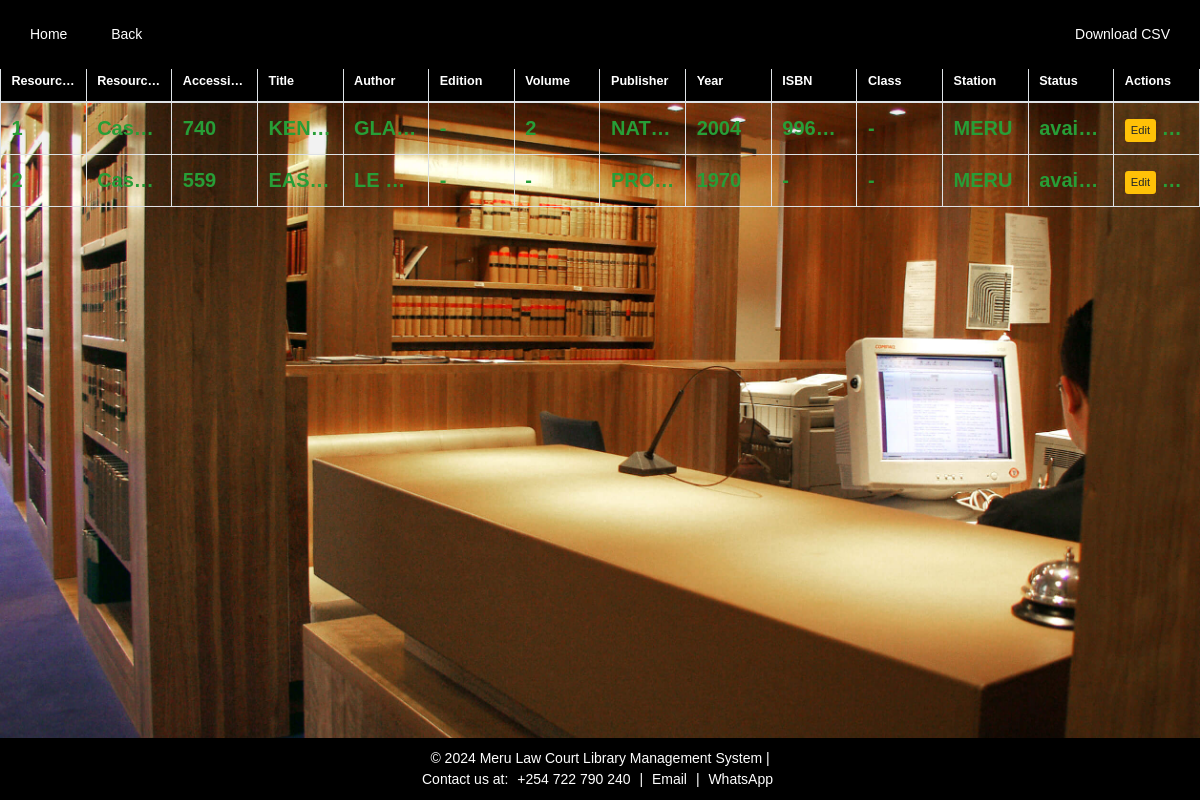
Page /case_books.php (signed in) on the earlier database version.
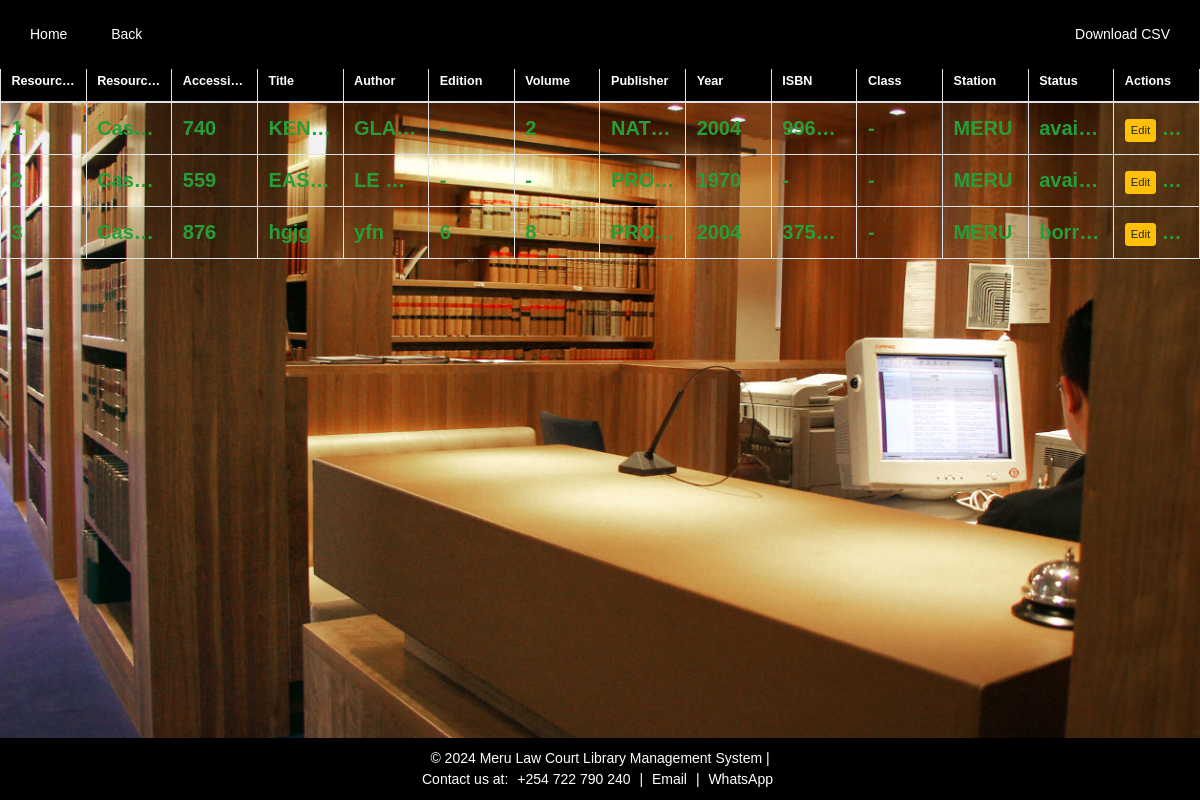
Same page on the later database version.
### tables this page shows
CREATE TABLE `resources` (
  `id` int(11) NOT NULL,
  `resource_number` int(11) NOT NULL,
  `accession_no` varchar(50) DEFAULT NULL,
  `title` varchar(255) DEFAULT NULL,
  `author` varchar(255) DEFAULT NULL,
  `edition` varchar(50) DEFAULT NULL,
  `volume` varchar(50) DEFAULT NULL,
  `publisher` varchar(255) DEFAULT NULL,
  `year_of_publication` year(4) DEFAULT NULL,
  `isbn` varchar(20) DEFAULT NULL,
  `class` varchar(50) DEFAULT NULL,
  `station` varchar(100) DEFAULT NULL,
  `status` enum('available','borrowed') DEFAULT 'available',
  `resource_type` enum('Case Book','Bound High Court Decision') NOT NULL,
  `index_number` varchar(255) DEFAULT NULL
);

### case_books.php (the view, shortened to what this page needs)
<?php
include 'db.php';
$stmt = $pdo->prepare("SELECT * FROM resources WHERE resource_type = 'Case Book' ORDER BY id");
$stmt->execute();
$resources = $stmt->fetchAll();
?>
<!DOCTYPE html>
<html lang="en">
<head>
    <link rel="stylesheet" href="https://stackpath.bootstrapcdn.com/bootstrap/4.5.2/css/bootstrap.min.css">
    <link rel="stylesheet" href="styles.css">
</head>
<body>
<div class="navbar-top">
    <div>
        <a href="index.php" class="btn btn-secondary">Home</a>
        <a href="view_resources.php" class="btn btn-secondary">Back</a>
    </div>
    <div>
        <a href="download.php" class="btn btn-primary">Download CSV</a>
    </div>
</div>
<div class="content-wrapper">
    <div class="table-container">
        <div class="table-responsive">
            <table class="table table-striped">
                <thead>
                    <tr class="tr">
                        <th class="sticky-header">Resource Number</th>
                        <th class="sticky-header">Resource Type</th>
                        <th class="sticky-header">Accession No</th>
                        <th class="sticky-header">Title</th>
                        <th class="sticky-header">Author</th>
                        <th class="sticky-header">Edition</th>
                        <th class="sticky-header">Volume</th>
                        <th class="sticky-header">Publisher</th>
                        <th class="sticky-header">Year</th>
                        <th class="sticky-header">ISBN</th>
                        <th class="sticky-header">Class</th>
                        <th class="sticky-header">Station</th>
                        <th class="sticky-header">Status</th>
                        <th class="sticky-header">Actions</th>
                    </tr>
                </thead>
                <tbody>
                    <?php foreach ($resources as $index => $resource): ?>
                    <tr class="resource-row">
                        <td><?php echo $index + 1; ?></td>
                        <td><?php echo htmlspecialchars($resource['resource_type'] ?? ''); ?></td>
                        <td><?php echo htmlspecialchars($resource['accession_no'] ?? ''); ?></td>
                        <td><?php echo htmlspecialchars($resource['title'] ?? ''); ?></td>
                        <td><?php echo htmlspecialchars($resource['author'] ?? ''); ?></td>
                        <td><?php echo htmlspecialchars($resource['edition'] ?? ''); ?></td>
                        <td><?php echo htmlspecialchars($resource['volume'] ?? ''); ?></td>
                        <td><?php echo htmlspecialchars($resource['publisher'] ?? ''); ?></td>
                        <td><?php echo htmlspecialchars($resource['year_of_publication'] ?? ''); ?></td>
                        <td><?php echo htmlspecialchars($resource['isbn'] ?? ''); ?></td>
                        <td><?php echo htmlspecialchars($resource['class'] ?? ''); ?></td>
                        <td><?php echo htmlspecialchars($resource['station'] ?? ''); ?></td>
                        <td><?php echo htmlspecialchars($resource['status'] ?? ''); ?></td>
                        <td>
                            <a href="edit_resource.php?id=<?php echo $resource['id']; ?>" class="btn btn-warning btn-sm">Edit</a>
                            <a href="?delete_id=<?php echo $resource['id']; ?>" class="btn btn-danger btn-sm" onclick="return confirm('Are you sure you want to delete this resource?');">Delete</a>
                        </td>
                    </tr>
                    <?php endforeach; ?>
                </tbody>
            </table>
        </div>
    </div>
</div>
<div class="navbar-bottom">
    <p>&copy; 2024 Meru Law Court Library Management System |
    <div class="social-icons">
        Contact us at: <i class="fas fa-phone-alt"></i> <a href="tel:+254722790240">+254 722 790 240</a> |
        <a href="mailto:catemuthoni19@gmail.com"><i class="fas fa-envelope"></i> Email</a> |
        <a href="https://wa.me/0722790240"><i class="fab fa-whatsapp"></i> WhatsApp</a>
    </div>
</div>
</body>
</html>

### styles.css (style rules this page uses)
body { font-family: Arial, sans-serif; background-color: #f0f8ff; background-image: url('R.jfif'); background-size: cover; background-position: center; background-repeat: no-repeat; background-attachment: fixed; color: #37bd0a; display: flex; flex-direction: column; min-height: 100vh; margin: 0; }
.content-wrapper { flex: 1; }
.navbar-top { background-color: #004085; padding: 10px; text-align: center; }
.navbar-top a { color: #fff; padding: 14px 20px; text-decoration: none; display: inline-block; }
.navbar-bottom { background-color: #28a745; color: #fff; padding: 10px 0; text-align: center; position: fixed; bottom: 0; width: 100%; z-index: 1000; }
.navbar-bottom a { color: #fff; margin: 0 10px; text-decoration: none; }
.navbar-bottom p { margin: 0; }
p, li { color: white; }
a { color: #0066cc; }
table { width: 100%; border-collapse: collapse; }
table, th, td { border: 1px solid #ddd; }
th, td { padding: 8px; text-align: left; }
th { background-color: #004085; color: white; }
.navbar-bottom { margin-top: auto; }
.resource-row { color: rgb(39, 158, 55); font-weight: bold; font-size: 20px; }

### case_books.php (style rules this page uses)
html, body { height: 100%; margin: 0; font-size: 14px; }
.content-wrapper { display: flex; justify-content: center; align-items: center; height: calc(100vh - 120px); width: 100vw; overflow: scroll; margin-top: 60px; }
.table-container { width: 100%; height: 100%; display: flex; flex-direction: column; }
.table-responsive { flex: 1; }
table { width: 100%; border-collapse: collapse; font-size: 0.9rem; table-layout: fixed; }
th, td { padding: 4px 6px; text-align: left; border: 1px solid #dee2e6; vertical-align: middle; height: 30px; overflow: hidden; text-overflow: ellipsis; white-space: nowrap; }
th { background-color: black; color: white; font-weight: bold; height: 35px; }
.navbar-bottom { background-color: black; color: white; padding: 10px; text-align: center; position: fixed; bottom: 0; width: 100%; z-index: 1000; }
.navbar-bottom a { margin: 0 5px; color: white; }
.navbar-top { background-color: black; padding: 10px; position: fixed; top: 0; width: 100%; display: flex; justify-content: space-between; align-items: center; z-index: 1000; }
.navbar-top .btn { color: white; background-color: transparent; border: none; }
.sticky-header { background-color: black; color: white; text-align: left; font-weight: bold; position: sticky; top: 0; z-index: 100; }
.btn-sm { font-size: 0.8rem; padding: 2px 5px; }

Differences in the rows shown:
added resources: resource_type "Cas…", accession_no "876", title "hgjg", author "yfn", edition "6", volume "8", publisher "PRO…", year_of_publication "2004", isbn "375…", class "-", station "MERU", status "borr…"
